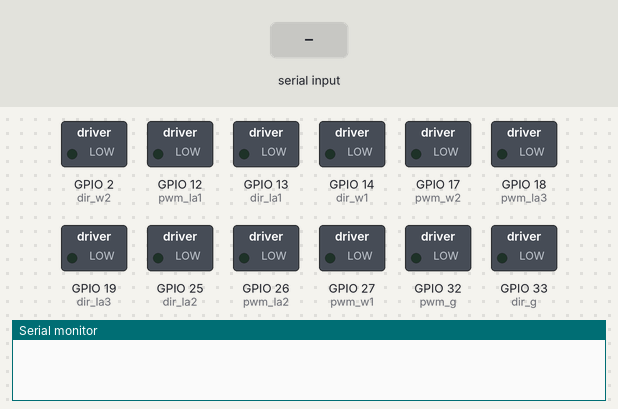
A sketch run on a simulated ESP32. Shown: switched loads named in the sketch (green lamp = pin HIGH), the last lines printed to the serial monitor. The inputs (shaded band) are chosen by the test bench.

Above: at 1.2 s.
1.3 s: "r" received over Serial
At 2.4 s:
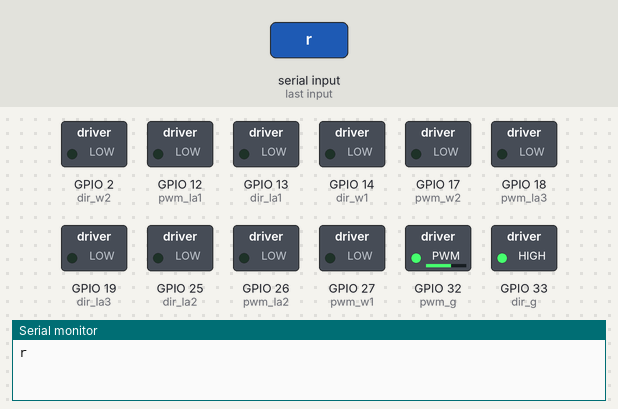
2.8 s: "f" received over Serial
At 3.6 s:
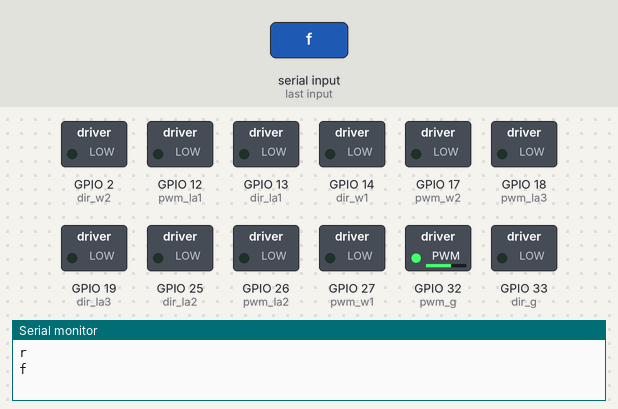
4.3 s: "t" received over Serial
At 4.7 s:
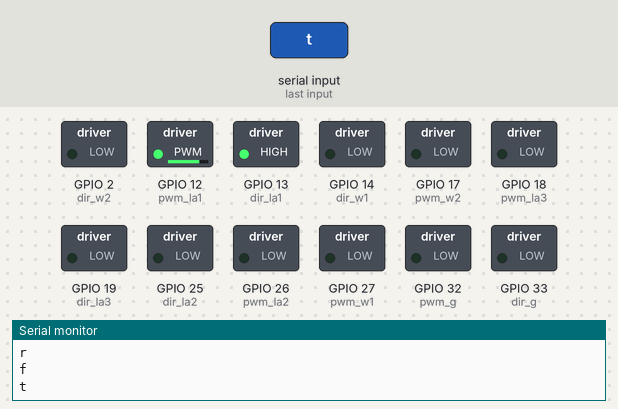
5.8 s: "g" received over Serial
At 7.0 s:
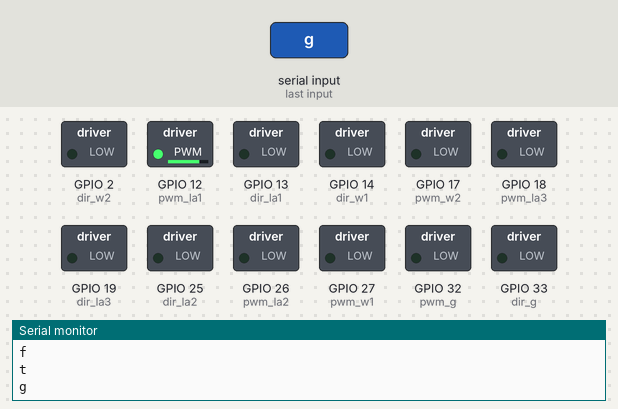
7.3 s: "y" received over Serial
At 8.2 s:
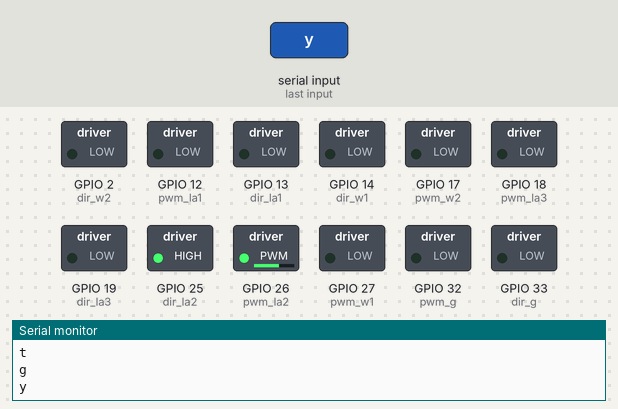
8.8 s: "h" received over Serial
At 9.3 s:
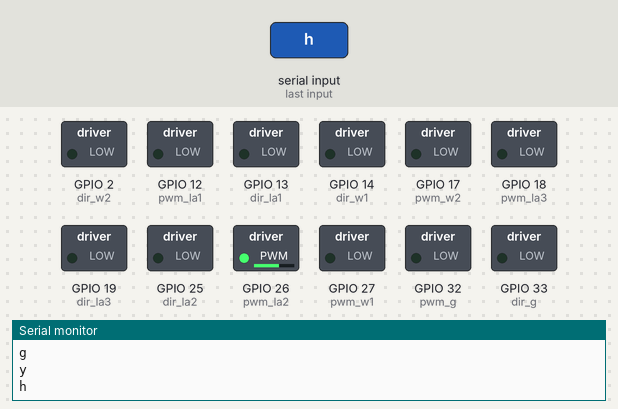
Timing chart, 0 to 11.3 s (numbered marks = the images above; inputs shaded):
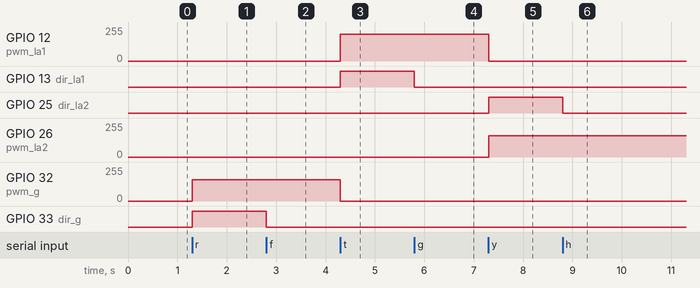

The sketch:

test_code_ver2_esp.ino
```cpp
// #include <AccelStepper.h>p3
// AccelStepper stepper1(1,4,16);//wire,pulse,dir
// int angle = 0;
// int posn = 0;
// int STEPS = 200;

int dir_la1=13; //la 1
int dir_la2=25; //la 2
int dir_la3=19; //la 3
int pwm_la1=12; //la 1
int pwm_la2=26; //la 2
int pwm_la3=18; //la 3
//wrist
int pwm_w1=27;
int dir_w1=14;
int pwm_w2=17;
int dir_w2=2;
//gripper
int pwm_g=32;
int dir_g=33;
int freq = 10000;
int res = 8;
int pwm=160;
int pwm11 = 50;
int pwm_ef=100;
char cmd;

void setup(){
  Serial.begin(115200);
  // //stepper
  // stepper1.setMaxSpeed(2000);
  // stepper1.setAcceleration(1000);
  //linear actuators
  pinMode(dir_la1,OUTPUT);
  pinMode(pwm_la1,OUTPUT);
  pinMode(dir_la2,OUTPUT);
  pinMode(pwm_la2,OUTPUT);
  pinMode(dir_la3,OUTPUT);
  pinMode(pwm_la3,OUTPUT);
  //wrist motors
  pinMode(pwm_w1,OUTPUT);
  pinMode(dir_w1,OUTPUT);
  pinMode(pwm_w2,OUTPUT);
  pinMode(dir_w2,OUTPUT);
  //gripper
  pinMode(pwm_g,OUTPUT);
  pinMode(dir_g,OUTPUT);
  //pwm channels
  ledcAttach(pwm_la1,freq,res);
  ledcAttach(pwm_la2,freq,res);
  ledcAttach(pwm_la3,freq,res);
  ledcAttach(pwm_w1,freq,res);
  ledcAttach(pwm_w2,freq,res);
  ledcAttach(pwm_g,freq,res);
}

void loop() {
  if (Serial.available() > 0) {
    char incoming = Serial.read();

    // Update cmd only if it's a valid command
    if (incoming == 'r' || incoming == 'f' || incoming == 't' || incoming == 'g' ||
        incoming == 'y' || incoming == 'h' || incoming == 'u' || incoming == 'j' ||
        incoming == 'w' || incoming == 's' || incoming == 'a' || incoming == 'd' ||
        incoming == 'x') {
      cmd = incoming;

      // Set all PWM outputs to zero initially
      ledcWrite(pwm_la1, 0);
      ledcWrite(pwm_la2, 0);
      ledcWrite(pwm_la3, 0);
      ledcWrite(pwm_w1, 0);
      ledcWrite(pwm_w2, 0);
      ledcWrite(pwm_g, 0);

      switch (cmd) {
        case 'r':
          Serial.println("r");
          digitalWrite(dir_g, HIGH);
          ledcWrite(pwm_g, pwm);
          break;

        case 'f':
          Serial.println("f");
          digitalWrite(dir_g, LOW);
          ledcWrite(pwm_g, pwm);
          break;

        case 't':
          Serial.println("t");
          digitalWrite(dir_la1, HIGH);
          ledcWrite(pwm_la1, 200);
          break;

        case 'g':
          Serial.println("g");
          digitalWrite(dir_la1, LOW);
          ledcWrite(pwm_la1, 200);
          break;

        case 'y':
          Serial.println("y");
          digitalWrite(dir_la2, HIGH);
          ledcWrite(pwm_la2, pwm);
          break;

        case 'h':
          Serial.println("h");
          digitalWrite(dir_la2, LOW);
          ledcWrite(pwm_la2, pwm);
          break;

        case 'u':
          Serial.println("u");
          digitalWrite(dir_la3, HIGH);
          ledcWrite(pwm_la3, pwm);
          break;

        case 'j':
          Serial.println("j");
          digitalWrite(dir_la3, LOW);
          ledcWrite(pwm_la3, pwm);
          break;

        case 'w':
          Serial.println("w");
          digitalWrite(dir_w1, HIGH);
          digitalWrite(dir_w2, HIGH);
          ledcWrite(pwm_w1, pwm_ef);
          ledcWrite(pwm_w2, pwm_ef);
          break;

        case 's':
          Serial.println("s");
          digitalWrite(dir_w1, LOW);
          digitalWrite(dir_w2, LOW);
          ledcWrite(pwm_w1, pwm_ef);
          ledcWrite(pwm_w2, pwm_ef);
          break;

        case 'a':
          Serial.println("a");
          digitalWrite(dir_w1, LOW);
          digitalWrite(dir_w2, HIGH);
          ledcWrite(pwm_w1, pwm_ef);
          ledcWrite(pwm_w2, pwm_ef);
          break;

        case 'd':
          Serial.println("d");
          digitalWrite(dir_w1, HIGH);
          digitalWrite(dir_w2, LOW);
          ledcWrite(pwm_w1, pwm_ef);
          ledcWrite(pwm_w2, pwm_ef);
          break;

        case 'x':
          Serial.println("x");
          ledcWrite(pwm_la1, 0);
          ledcWrite(pwm_la2, 0);
          ledcWrite(pwm_la3, 0);
          ledcWrite(pwm_w1, 0);
          ledcWrite(pwm_w2, 0);
          ledcWrite(pwm_g, 0);
          break;
      }
    }
  }
}
```

Measured:
- after the input at 1.3 s, GPIO 32 (pwm_g): 0/255 → 159/255 at once; GPIO 33 (dir_g): LOW → HIGH at once
- after the input at 2.8 s, GPIO 33 (dir_g): HIGH → LOW at once
- after the input at 4.3 s, GPIO 12 (pwm_la1): 0/255 → 199/255 at once; GPIO 13 (dir_la1): LOW → HIGH at once; GPIO 32 (pwm_g): 159/255 → 0/255 at once
- after the input at 5.8 s, GPIO 13 (dir_la1): HIGH → LOW at once
- after the input at 7.3 s, GPIO 12 (pwm_la1): 199/255 → 0/255 at once; GPIO 25 (dir_la2): LOW → HIGH at once; GPIO 26 (pwm_la2): 0/255 → 159/255 at once
- after the input at 8.8 s, GPIO 25 (dir_la2): HIGH → LOW at once
